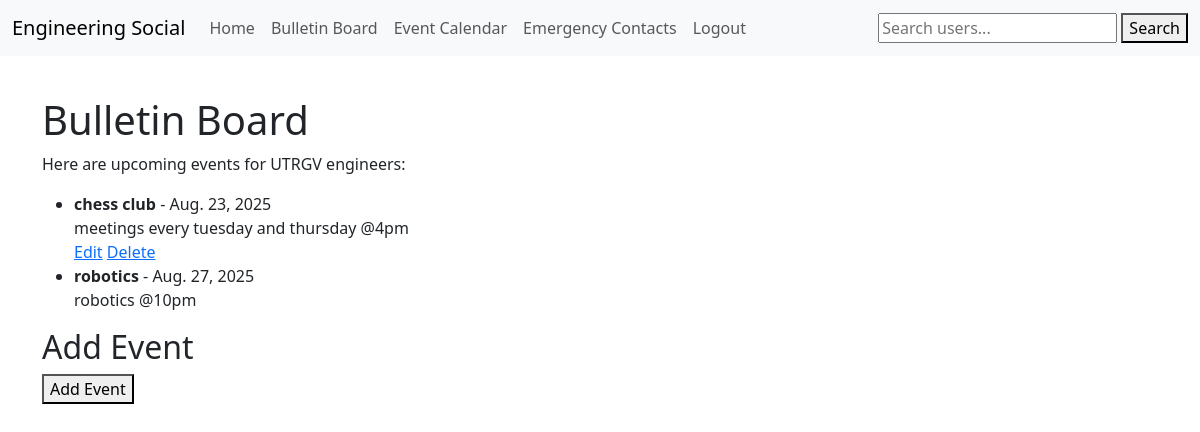
Page /EngineeringSocialApp/bulletin_board/ (signed in) on the committed database.
### EngineeringSocialApp/models.py (models this page shows, shortened)
class Event(models.Model):
    title = models.CharField(max_length=200)
    description = models.TextField(blank=True)
    date = models.DateTimeField()
    created_by = models.ForeignKey(User, on_delete=models.CASCADE)

### EngineeringSocialApp/views.py (the view)
# urls.py: path('bulletin_board/', views.bulletin_board, name='bulletin_board'),  # Bulletin board
@login_required
def bulletin_board(request):
    if request.method == "POST":
        form = EventForm(request.POST)
        if form.is_valid():
            event = form.save(commit=False)
            event.created_by = request.user
            event.save()
            return redirect("bulletin_board")
    else:
        form = EventForm()
    events = Event.objects.all().order_by('date')
    return render(request, "bulletin_board.html", {"events": events, "form": form})

### EngineeringSocialApp/forms.py
class EventForm(forms.ModelForm):
    class Meta:
        model = Event
        fields = ['title', 'description', 'date']

### EngineeringSocialApp/templates/bulletin_board.html
{% extends 'base.html' %}
{% block content %}
<div style="margin-top: 40px;">
  <h1>Bulletin Board</h1>
  <p>Here are upcoming events for UTRGV engineers:</p>
  <ul>
    {% for event in events %}
      <li>
        <strong>{{ event.title }}</strong> - {{ event.date|date:"M. d, Y" }}<br>
        {{ event.description }}<br>
        {% if event.created_by == request.user %}
          <a href="{% url 'edit_event' event.id %}">Edit</a>
          <a href="{% url 'delete_event' event.id %}">Delete</a>
        {% endif %}
      </li>
    {% empty %}
      <li>No events yet. Add one below!</li>
    {% endfor %}
  </ul>
  <h2>Add Event</h2>
  <a href="{% url 'add_event' %}">
    <button type="button">Add Event</button>
  </a>
</div>
{% endblock %}

### rows in the picture
Event: title "chess club", date "Aug. 23, 2025", description "meetings every tuesday and thursday @4pm", shows "Edit"
Event: title "robotics", date "Aug. 27, 2025", description "robotics @10pm"
